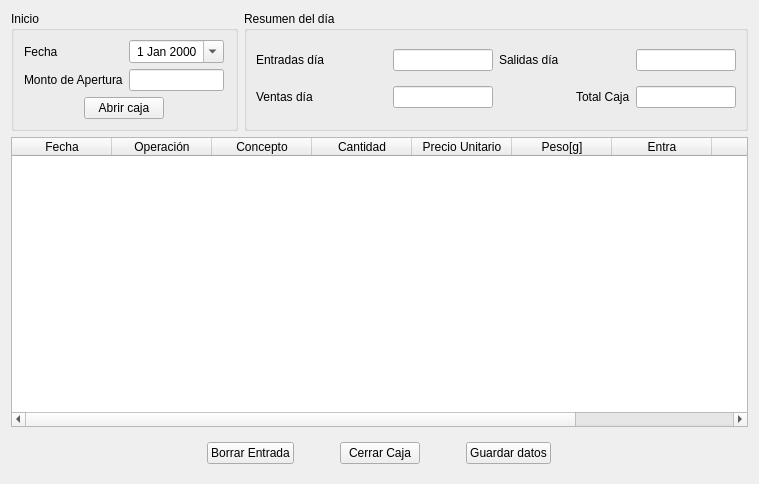
          <widget class="QWidget" name="scrollAreaWidgetContents">
           <property name="geometry">
            <rect>
             <x>0</x>
             <y>0</y>
             <width>759</width>
             <height>484</height>
            </rect>
           </property>
           <layout class="QGridLayout" name="gridLayout_4">
            <item row="1" column="0">
             <widget class="QGroupBox" name="groupBox">
              <property name="sizePolicy">
               <sizepolicy hsizetype="Maximum" vsizetype="Preferred">
                <horstretch>0</horstretch>
                <verstretch>0</verstretch>
               </sizepolicy>
              </property>
              <property name="title">
               <string>Inicio</string>
              </property>
              <layout class="QGridLayout" name="gridLayout_5">
               <item row="0" column="1">
                <widget class="QLabel" name="label_8">
                 <property name="text">
                  <string>Fecha</string>
                 </property>
                </widget>
               </item>
               <item row="0" column="2">
                <widget class="QDateEdit" name="dateEdit_2">
                 <property name="alignment">
                  <set>Qt::AlignCenter</set>
                 </property>
                 <property name="calendarPopup">
                  <bool>true</bool>
                 </property>
                </widget>
               </item>
               <item row="1" column="2">
                <widget class="QLineEdit" name="lineEdit">
                 <property name="maximumSize">
                  <size>
                   <width>200</width>
                   <height>16777215</height>
                  </size>
                 </property>
                 <property name="alignment">
                  <set>Qt::AlignCenter</set>
                 </property>
                </widget>
               </item>
               <item row="1" column="1">
                <widget class="QLabel" name="label_2">
                 <property name="text">
                  <string>Monto de Apertura</string>
                 </property>
                </widget>
               </item>
               <item row="2" column="1" colspan="2" alignment="Qt::AlignHCenter">
                <widget class="QPushButton" name="pushButton_4">
                 <property name="maximumSize">
                  <size>
                   <width>200</width>
                   <height>16777215</height>
                  </size>
                 </property>
                 <property name="text">
                  <string>Abrir caja</string>
                 </property>
                </widget>
               </item>
               <item row="0" column="0">
                <spacer name="horizontalSpacer_3">
                 <property name="orientation">
                  <enum>Qt::Horizontal</enum>
                 </property>
                 <property name="sizeHint" stdset="0">
                  <size>
                   <width>40</width>
                   <height>20</height>
                  </size>
                 </property>
                </spacer>
               </item>
               <item row="0" column="3">
                <spacer name="horizontalSpacer_4">
                 <property name="orientation">
                  <enum>Qt::Horizontal</enum>
                 </property>
                 <property name="sizeHint" stdset="0">
                  <size>
                   <width>40</width>
                   <height>20</height>
                  </size>
                 </property>
                </spacer>
               </item>
              </layout>
             </widget>
            </item>
            <item row="2" column="0" colspan="2">
             <widget class="QTableWidget" name="tableWidget">
              <property name="sizePolicy">
               <sizepolicy hsizetype="Expanding" vsizetype="Expanding">
                <horstretch>0</horstretch>
                <verstretch>0</verstretch>
               </sizepolicy>
              </property>
              <property name="maximumSize">
               <size>
                <width>16777215</width>
                <height>16777215</height>
               </size>
              </property>
              <property name="sizeAdjustPolicy">
               <enum>QAbstractScrollArea::AdjustToContents</enum>
              </property>
              <property name="dragEnabled">
               <bool>true</bool>
              </property>
              <property name="alternatingRowColors">
               <bool>true</bool>
              </property>
              <property name="selectionMode">
               <enum>QAbstractItemView::SingleSelection</enum>
              </property>
              <property name="selectionBehavior">
               <enum>QAbstractItemView::SelectRows</enum>
              </property>
              <property name="sortingEnabled">
               <bool>true</bool>
              </property>
              <attribute name="horizontalHeaderCascadingSectionResizes">
               <bool>false</bool>
              </attribute>
              <column>
               <property name="text">
                <string>Fecha</string>
               </property>
               <property name="textAlignment">
                <set>AlignCenter</set>
               </property>
              </column>
              <column>
               <property name="text">
                <string>Operación</string>
               </property>
               <property name="textAlignment">
                <set>AlignCenter</set>
               </property>
              </column>
              <column>
               <property name="text">
                <string>Concepto</string>
               </property>
               <property name="textAlignment">
                <set>AlignCenter</set>
               </property>
              </column>
              <column>
               <property name="text">
                <string>Cantidad</string>
               </property>
               <property name="textAlignment">
                <set>AlignCenter</set>
               </property>
              </column>
              <column>
               <property name="text">
                <string>Precio Unitario</string>
               </property>
               <property name="textAlignment">
                <set>AlignCenter</set>
               </property>
              </column>
              <column>
               <property name="text">
                <string>Peso[g]</string>
               </property>
               <property name="textAlignment">
                <set>AlignCenter</set>
               </property>
              </column>
              <column>
               <property name="text">
                <string>Entra</string>
               </property>
               <property name="textAlignment">
                <set>AlignCenter</set>
               </property>
              </column>
              <column>
               <property name="text">
                <string>Sale</string>
               </property>
               <property name="textAlignment">
                <set>AlignCenter</set>
               </property>
              </column>
              <column>
               <property name="text">
                <string>Cliente</string>
               </property>
               <property name="textAlignment">
                <set>AlignCenter</set>
               </property>
              </column>
             </widget>
            </item>
            <item row="1" column="1">
             <widget class="QGroupBox" name="groupBox_3">
              <property name="title">
               <string>Resumen del día</string>
              </property>
              <layout class="QGridLayout" name="gridLayout_2">
               <item row="0" column="0">
                <widget class="QLabel" name="label">
                 <property name="text">
                  <string>Entradas día</string>
                 </property>
                </widget>
               </item>
               <item row="0" column="1">
                <widget class="QLineEdit" name="lineEdit_7">
                 <property name="maximumSize">
                  <size>
                   <width>100</width>
                   <height>16777215</height>
                  </size>
                 </property>
                 <property name="alignment">
                  <set>Qt::AlignCenter</set>
                 </property>
                </widget>
               </item>
               <item row="0" column="2">
                <widget class="QLabel" name="label_3">
                 <property name="text">
                  <string>Salidas día</string>
                 </property>
                </widget>
               </item>
               <item row="0" column="3">
                <widget class="QLineEdit" name="lineEdit_8">
                 <property name="maximumSize">
                  <size>
                   <width>100</width>
                   <height>16777215</height>
                  </size>
                 </property>
                 <property name="alignment">
                  <set>Qt::AlignCenter</set>
                 </property>
                </widget>
               </item>
               <item row="1" column="1">
                <widget class="QLineEdit" name="lineEdit_9">
                 <property name="maximumSize">
                  <size>
                   <width>100</width>
                   <height>16777215</height>
                  </size>
                 </property>
                 <property name="alignment">
                  <set>Qt::AlignCenter</set>
                 </property>
                </widget>
               </item>
               <item row="1" column="0">
                <widget class="QLabel" name="label_12">
                 <property name="text">
                  <string>Ventas día</string>
                 </property>
                </widget>
               </item>
               <item row="1" column="2" alignment="Qt::AlignRight">
                <widget class="QLabel" name="label_13">
                 <property name="text">
                  <string>Total Caja</string>
                 </property>
                </widget>
               </item>
               <item row="1" column="3" alignment="Qt::AlignHCenter">
                <widget class="QLineEdit" name="lineEdit_10">
                 <property name="maximumSize">
                  <size>
                   <width>100</width>
                   <height>16777215</height>
                  </size>
                 </property>
                 <property name="alignment">
                  <set>Qt::AlignCenter</set>
                 </property>
                </widget>
               </item>
              </layout>
             </widget>
            </item>
            <item row="3" column="0" colspan="2" alignment="Qt::AlignHCenter">
             <widget class="QWidget" name="widget_5" native="true">
              <layout class="QGridLayout" name="gridLayout_13">
               <item row="1" column="1">
                <spacer name="horizontalSpacer">
                 <property name="orientation">
                  <enum>Qt::Horizontal</enum>
                 </property>
                 <property name="sizeHint" stdset="0">
                  <size>
                   <width>40</width>
                   <height>20</height>
                  </size>
                 </property>
                </spacer>
               </item>
               <item row="1" column="0" alignment="Qt::AlignHCenter">
                <widget class="QPushButton" name="pushButton_2">
                 <property name="maximumSize">
                  <size>
                   <width>200</width>
                   <height>16777215</height>
                  </size>
                 </property>
                 <property name="text">
                  <string>Borrar Entrada</string>
                 </property>
                </widget>
               </item>
               <item row="1" column="2" alignment="Qt::AlignHCenter">
                <widget class="QPushButton" name="pushButton_3">
                 <property name="maximumSize">
                  <size>
                   <width>200</width>
                   <height>16777215</height>
                  </size>
                 </property>
                 <property name="text">
                  <string>Cerrar Caja</string>
                 </property>
                </widget>
               </item>
               <item row="1" column="4" alignment="Qt::AlignHCenter">
                <widget class="QPushButton" name="pushButton_10">
                 <property name="text">
                  <string>Guardar datos</string>
                 </property>
                </widget>
               </item>
               <item row="1" column="3">
                <spacer name="horizontalSpacer_2">
                 <property name="orientation">
                  <enum>Qt::Horizontal</enum>
                 </property>
                 <property name="sizeHint" stdset="0">
                  <size>
                   <width>40</width>
                   <height>20</height>
                  </size>
                 </property>
                </spacer>
               </item>
              </layout>
             </widget>
            </item>
           </layout>
          </widget>
